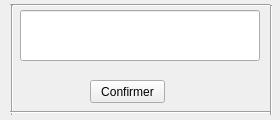
<?xml version="1.0" encoding="UTF-8"?>
<ui version="4.0">
 <class>ErreurSousGestionnaire</class>
 <widget class="QWidget" name="ErreurSousGestionnaire">
  <property name="geometry">
   <rect>
    <x>0</x>
    <y>0</y>
    <width>280</width>
    <height>120</height>
   </rect>
  </property>
  <property name="windowTitle">
   <string>Widget</string>
  </property>
  <widget class="QLineEdit" name="apercu">
   <property name="geometry">
    <rect>
     <x>20</x>
     <y>10</y>
     <width>240</width>
     <height>51</height>
    </rect>
   </property>
  </widget>
  <widget class="QPushButton" name="Confirmer">
   <property name="geometry">
    <rect>
     <x>90</x>
     <y>80</y>
     <width>75</width>
     <height>23</height>
    </rect>
   </property>
   <property name="text">
    <string>Confirmer</string>
   </property>
  </widget>
  <widget class="Line" name="line_4">
   <property name="geometry">
    <rect>
     <x>270</x>
     <y>5</y>
     <width>3</width>
     <height>110</height>
    </rect>
   </property>
   <property name="orientation">
    <enum>Qt::Vertical</enum>
   </property>
  </widget>
  <widget class="Line" name="line">
   <property name="geometry">
    <rect>
     <x>10</x>
     <y>0</y>
     <width>260</width>
     <height>10</height>
    </rect>
   </property>
   <property name="orientation">
    <enum>Qt::Horizontal</enum>
   </property>
  </widget>
  <widget class="Line" name="line_3">
   <property name="geometry">
    <rect>
     <x>10</x>
     <y>5</y>
     <width>5</width>
     <height>110</height>
    </rect>
   </property>
   <property name="orientation">
    <enum>Qt::Vertical</enum>
   </property>
  </widget>
  <widget class="Line" name="line_2">
   <property name="geometry">
    <rect>
     <x>10</x>
     <y>110</y>
     <width>260</width>
     <height>5</height>
    </rect>
   </property>
   <property name="orientation">
    <enum>Qt::Horizontal</enum>
   </property>
  </widget>
 </widget>
 <resources/>
 <connections/>
</ui>
